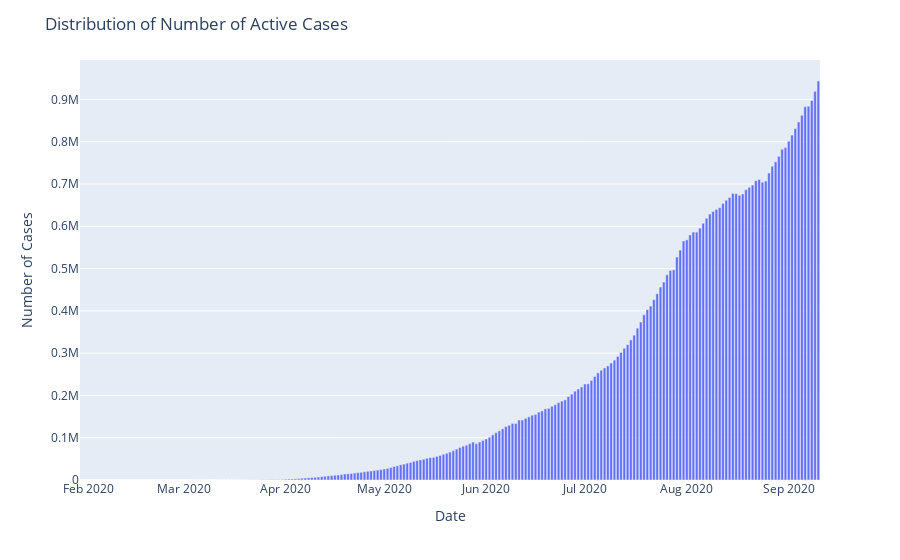

Notebook cell for this chart:
### Markdown cell above
#### Active Cases = Number of Confirmed Cases - Number of Recovered Cases - Number of Death Cases
#### Increase in number of Active Cases is probable an indication of Recovered case or Death case number is dropping in comparison to number of Confirmed Cases drastically.

### Code cell
fig=px.bar(x=india_datewise.index,y=india_datewise["Confirmed"]-india_datewise["Recovered"]-india_datewise["Deaths"])
fig.update_layout(title="Distribution of Number of Active Cases",
                  xaxis_title="Date",yaxis_title="Number of Cases",)
fig.show()

### Figure 1 — Plotly figure (JSON) as saved in the notebook; plotly's stock layout.template omitted (floating-point values rounded to 4 significant figures; data arrays with more than 128 entries replaced by an {"elided": "..."} marker saying what was removed)
{"data": [{"alignmentgroup": "True", "hovertemplate": "x=%{x}<br>y=%{y}<extra></extra>", "legendgroup": "", "marker": {"color": "#636efa", "pattern": {"shape": ""}}, "name": "", "offsetgroup": "", "orientation": "v", "showlegend": false, "textposition": "auto", "type": "bar", "x": {"elided": "225 str values"}, "xaxis": "x", "y": {"elided": "225 int values"}, "yaxis": "y"}], "layout": {"barmode": "relative", "legend": {"tracegroupgap": 0}, "margin": {"t": 60}, "title": {"text": "Distribution of Number of Active Cases"}, "xaxis": {"anchor": "y", "domain": [0, 1], "title": {"text": "Date"}}, "yaxis": {"anchor": "x", "domain": [0, 1], "title": {"text": "Number of Cases"}}}}
